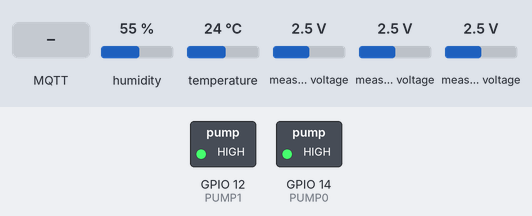
This sketch was run on a simulated ESP8266 (NodeMCU). Shown: switched loads named in the sketch (green lamp = pin HIGH). Inputs (shaded band) come from the test bench; at power-on: humidity 55 %, temperature 24 °C, measured voltage 2.5 V. WiFi joins after 1.5 s; servers stay silent unless stated; the local clock reads 2024-03-15 10:24:30 at power-on unless the sketch sets it; random numbers use the default seed unless the sketch sets one; no MQTT or app messages arrive unless stated.

Above: at 2.7 s.
2.8 s: MQTT message "5" arrives on the first subscribed topic
8.0 s: MQTT message "90" arrives on the first subscribed topic
At 11.61 s:
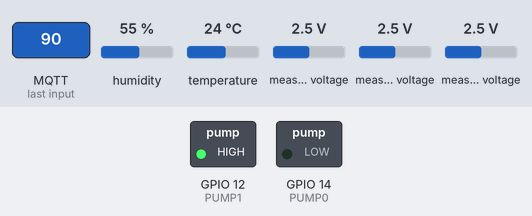
13.1 s: MQTT message "200" arrives on the first subscribed topic
At 17.3 s:
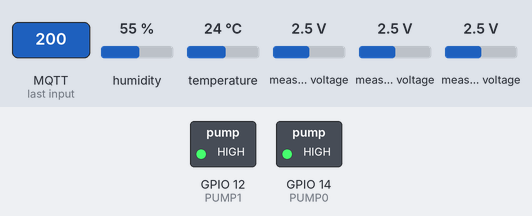
Timing chart, 0 to 18.8 s (numbered marks = the images above; inputs shaded):
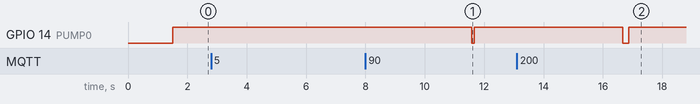

The sketch:

WARMS.ino
```cpp
// (licence header left out)
#include <ESP8266WiFi.h>
#include <ESP8266WiFiMulti.h>
#include <PubSubClient.h>
#include <Wire.h> // must be included here so that Arduino library object file references work
#include <RtcDS3231.h>
#include <Adafruit_ADS1015.h>
#include "DHT.h"

// GPIO
const short int DHTPIN = 0; // GPIO0
const short int PUMP0 = 14; //GPIO14
const short int PUMP1 = 12; //GPIO12

// DIV
short int LL = 2; // Log level: 2 = debug, 1 = info, 0 = failure
short int sleepDuration = 1800; // Measurement period, default = 30min = 1800s
bool callbackHandled = false;

// MQTT
const char MQTT_SERVER[] =    "1.1.1.1";
const int MQTT_SERVERPORT =   1883;
const char MQTT_USERNAME[] =  "warms";
const char MQTT_PASSWORD[] =  "xxxxxxxxxx";
const char* MQTT_USERID;

// Feeds
const char MQTT_FEED_LOG[] =  "warms/log";
const char MQTT_FEED_TEMP[] = "warms/temp";
const char MQTT_FEED_HUM[] =  "warms/hum";
const char MQTT_FEED_LUM[] =  "warms/lum";
const char MQTT_FEED_MOI0[] = "warms/moi0";
const char MQTT_FEED_MOI1[] = "warms/moi1";
// Subscriptions
const char MQTT_SUB_PUMPS[] = "warms/pumps";
const char MQTT_SUB_SLEEP[] = "warms/sleepDuration";

// WIFI
const char WIFI_SSID[] = "xxxxxxxxxx";
const char WIFI_PASSWORD[] = "xxxxxxxxxx";
ESP8266WiFiMulti WiFiMulti;
WiFiClient wclient;
PubSubClient mqttclient(wclient);

// AD-Converter
Adafruit_ADS1015 ads;

// RTC
RtcDS3231<TwoWire> rtc(Wire);
#define countof(a) (sizeof(a) / sizeof(a[0]))

// DHT
const uint8_t DHTTYPE = DHT22;
DHT dht(DHTPIN, DHTTYPE);

struct PUMP_DURATIONS {
  unsigned int p0;
  unsigned int p1;
};

PUMP_DURATIONS calcPumpDurations(byte* payload);


/* SETUP ************************************************************************************************/
void setup() {
  Wire.begin(1, 3);
  rtc.Begin();
  rtc.Enable32kHzPin(false);
  rtc.SetSquareWavePin(DS3231SquareWavePin_ModeAlarmOne);
  ads.begin();
  dht.begin();

  RtcDateTime compiled = RtcDateTime(__DATE__, __TIME__);
  RtcDateTime now = rtc.GetDateTime();
  rtc.SetDateTime(compiled);

  if (!rtc.GetIsRunning()) {
    rtc.SetIsRunning(true);
  }

  // WIFI
  WiFi.mode(WIFI_STA);
  WiFiMulti.addAP(WIFI_SSID, WIFI_PASSWORD);
  while (WiFiMulti.run() != WL_CONNECTED) { // Wait until WIFI has been connected
    delay(500);
  }

  // MQTT
  String clientId = "ESP8266Client-";
  clientId += String(random(0xffff), HEX);
  MQTT_USERID = clientId.c_str();
  mqttclient.setServer(MQTT_SERVER, 1883);
  mqttclient.setCallback(callback);

  // PINMODES
  pinMode(PUMP0, OUTPUT);
  digitalWrite(PUMP0, HIGH);
  pinMode(PUMP1, OUTPUT);
  digitalWrite(PUMP1, HIGH);
}

/* LOOP ************************************************************************************************/
void loop() {
  if (!mqttclient.connected()) {
    if (mqttclient.connect(MQTT_USERID, MQTT_USERNAME, MQTT_PASSWORD)) {
      mqttclient.subscribe(MQTT_SUB_PUMPS);
      mqttclient.subscribe(MQTT_SUB_SLEEP);
    }
  }

  if (!callbackHandled) {
    if (mqttclient.connected()) {
      // Check RTC
      if (!rtc.IsDateTimeValid()) {
        log2mqtt(0, "RTC date/time is not valid (IsDateTimeValid() == false");
      }
      if (!rtc.GetIsRunning()) {
        log2mqtt(0, "RTC was not actively running, starting now");
        rtc.SetIsRunning(true);
      }

      // Handle moisture 1 sensor
      int16_t adc0 = ads.readADC_SingleEnded(0);
      publishFloat(MQTT_FEED_LUM, (float)adc0);

      // Handle moisture 2 sensor
      int16_t adc1 = ads.readADC_SingleEnded(1);
      publishFloat(MQTT_FEED_MOI0, (float)adc1);

      // Handle light sensor
      int16_t adc2 = ads.readADC_SingleEnded(2);
      publishFloat(MQTT_FEED_MOI1, (float)adc2);

      // DHT
      float dhtTemp = dht.readTemperature();
      float dhtHum = dht.readHumidity();
      publishFloat(MQTT_FEED_HUM, dhtHum);
      publishFloat(MQTT_FEED_TEMP, dhtTemp);

      // Wait one minute in total for a callback
      int mqttLoops = 12;
      while(mqttLoops >= 0) {
        mqttclient.loop();
        delay(5000);
        --mqttLoops;
      }
    }
  }

  // Set alarm
  RtcDateTime now = rtc.GetDateTime();
  RtcDateTime alarmTime = now + sleepDuration;
  DS3231AlarmOne alarm1(alarmTime.Day(), alarmTime.Hour(), alarmTime.Minute(), alarmTime.Second(), DS3231AlarmOneControl_HoursMinutesSecondsMatch);
  char tmpString[150];
  sprintf(tmpString, "Alarm set: %u-%u-%u %u:%u:%u", alarmTime.Year(), alarmTime.Month(), alarmTime.Day(), alarmTime.Hour(), alarmTime.Minute(), alarmTime.Second());
  log2mqtt(2, tmpString);
  // Wait a couple of seconds to send the log entry
  delay(5000);
  rtc.SetAlarmOne(alarm1);
  // Next command will power off the board
  rtc.LatchAlarmsTriggeredFlags();
}

/*
  Publishes the given string to the log feed if the specified loglevel is lower or equal to the log level (LL).
  Max. string size = 80 characters.
  ------------------------------------------------------------------------------------------------------------
    l:    the log level
    m:    the string to send to the log feed

    returns: void
*/
void log2mqtt(short int l, char m[]) {
  if (l <= LL) {
    mqttclient.publish(MQTT_FEED_LOG, m);
  }
}

/* Publishes the float val to the given topic. Format: YYY.YY */
void publishFloat(char const topic[], float val) {
  char tmp[7];
  dtostrf(val, 5, 2, tmp);
  mqttclient.publish(topic, tmp);
}

/* Called when receiving a message from MQTT broker */
void callback(char* topic, byte* payload, unsigned int length) {
  // In order to republish this payload, a copy must be made
  // as the orignal payload buffer will be overwritten whilst
  // constructing the PUBLISH packet.
  byte* p = (byte*) malloc(length);
  memcpy(p, payload, length);

  char tmpString[150];
  sprintf(tmpString, "Received message for the topic '%s' with the payload '%s'", topic, p);
  log2mqtt(2, tmpString);

  if (strcmp(topic, MQTT_SUB_SLEEP) == 0) {
    sleepDuration = atoi((char*)p);
    sprintf(tmpString, "Sleep duration set to '%u'", sleepDuration);
    log2mqtt(1, tmpString);
  } else if (strcmp(topic, MQTT_SUB_PUMPS) == 0) {
    PUMP_DURATIONS pumpWateringDurations = calcPumpDurations(p);
    sprintf(tmpString,  "Watering: pump 0 for '%u' [ms] and pump 1 for '%u' [ms]", pumpWateringDurations.p0, pumpWateringDurations.p1);
    log2mqtt(1, tmpString);
    if (pumpWateringDurations.p0 > 0) {
      pump(PUMP0, pumpWateringDurations.p0);
    }
    if (pumpWateringDurations.p1 > 0) {
      pump(PUMP1, pumpWateringDurations.p1);
    }
  } else {
    sprintf(tmpString, "Unknown topic '%s'", topic);
    log2mqtt(1, tmpString);
  }
  free(p);
  callbackHandled = true;
}

/*
   Extracts from the payload the first 8 characters, splits it in two strings, converts them into 'unsignged int' and returns them as a pointer.
*/
PUMP_DURATIONS calcPumpDurations(byte* payload) {
  char mot0[5];
  char mot1[5];
  // Get first 4 characters and convert them
  strncpy(mot0, (char*)payload, 4);
  mot0[4] = '\0';
  // Get the next 4 characters and convert them
  strncpy(mot1, (char*)payload + 4, 4);
  mot1[4] = '\0';
  //unsigned int t[] = {atoi(mot0), atoi(mot1)};
  return (PUMP_DURATIONS) {
    atoi(mot0), atoi(mot1)
  };
}

/*
   Activates the given pump for the specified duration.
   ----------------------------------------------------
    pump: the pump to activate (0 or 1)

*/
void pump(unsigned int pump, unsigned long duration) {
  digitalWrite(pump, LOW);
  delay(duration);
  digitalWrite(pump, HIGH);
}
```

Measured:
- after the input at 8.0 s, GPIO 14 (PUMP0): HIGH → LOW after 3.6 s, → HIGH 0.09 s later
- after the input at 13.1 s, GPIO 14 (PUMP0): HIGH → LOW after 3.6 s, → HIGH 0.20 s later
